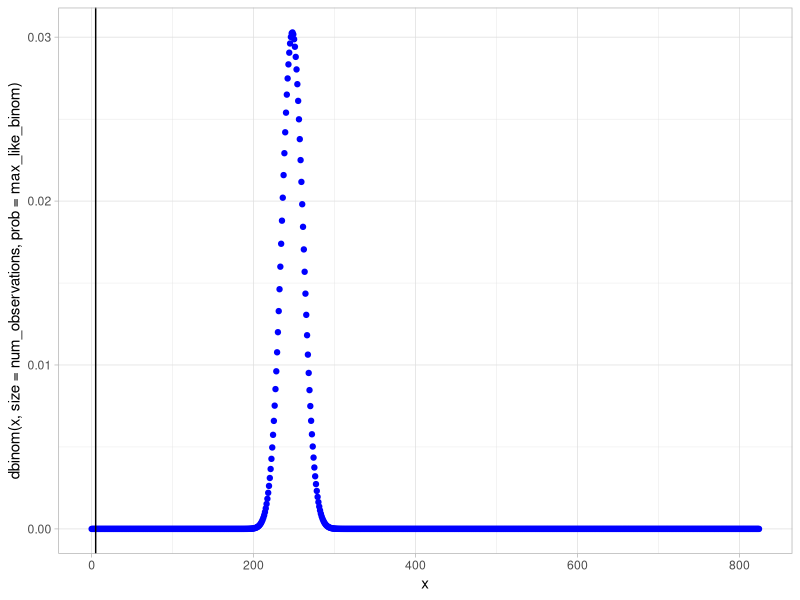
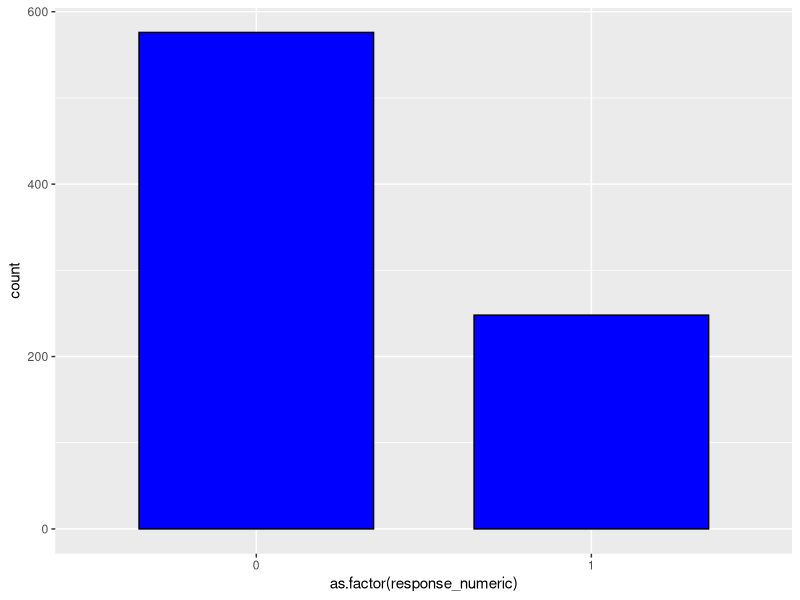

Recreate these plots in R, in order.
library(dplyr)
library(ggplot2)
library(tidyverse)

MentalHealth = read_csv("data/MentalHealthDataSet.csv")

# Calculating MLE using that it is equal to average Estimator
num_observations <- nrow(MentalHealth)
yes_count <- sum(MentalHealth[["Work_Interest"]] == "Yes")
max_like_binom <- yes_count/num_observations

#(proof) Perform MLE using the optim function 

MentalHealth$response_numeric <- ifelse(MentalHealth$Work_Interest == "Yes", 1, 0)

likelihood_function <- function(probability, data) {
  -sum(data * log(probability) + (1 - data) * log(1 - probability))
}
mle_result <- optim(par = 0.5, fn = likelihood_function, data = MentalHealth$response_numeric, method = "Brent", lower = 0, upper = 1)
mle_estimate <- mle_result$par
proof <- signif(max_like_binom)==signif(mle_estimate)

#probability mass function of binomial distribution with MLE as a parameter
ggplot(data.frame(x=c(0:num_observations)), aes(x)) +
  geom_point(aes(y=dbinom(x, size = num_observations, prob = max_like_binom)),
             colour="blue") + theme_light() +
  geom_vline(xintercept = 5, colour = "black")






ggplot(MentalHealth, aes(x = as.factor(response_numeric))) +
  geom_bar(stat = "count", width = 0.7, fill = "blue", color = "black") 


